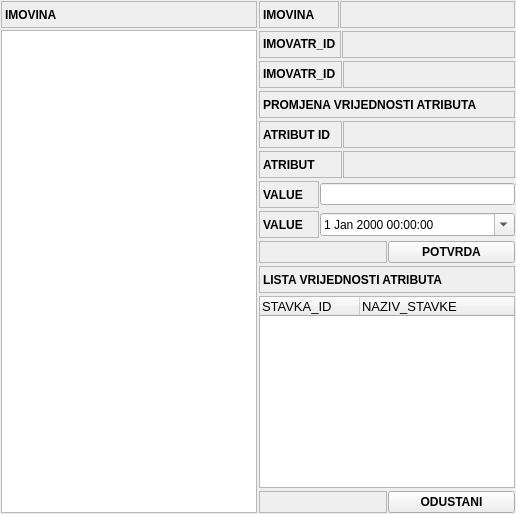
    <widget class="QFrame" name="frame_3">
     <property name="frameShape">
      <enum>QFrame::NoFrame</enum>
     </property>
     <property name="frameShadow">
      <enum>QFrame::Raised</enum>
     </property>
     <layout class="QHBoxLayout" name="horizontalLayout_4">
      <property name="spacing">
       <number>0</number>
      </property>
      <property name="leftMargin">
       <number>0</number>
      </property>
      <property name="topMargin">
       <number>0</number>
      </property>
      <property name="rightMargin">
       <number>0</number>
      </property>
      <property name="bottomMargin">
       <number>0</number>
      </property>
      <item>
       <widget class="QFrame" name="frame">
        <property name="frameShape">
         <enum>QFrame::NoFrame</enum>
        </property>
        <property name="frameShadow">
         <enum>QFrame::Raised</enum>
        </property>
        <layout class="QVBoxLayout" name="verticalLayout_3">
         <property name="spacing">
          <number>0</number>
         </property>
         <property name="leftMargin">
          <number>0</number>
         </property>
         <property name="topMargin">
          <number>0</number>
         </property>
         <property name="rightMargin">
          <number>0</number>
         </property>
         <property name="bottomMargin">
          <number>0</number>
         </property>
         <item>
          <widget class="QFrame" name="frame_10">
           <property name="frameShape">
            <enum>QFrame::NoFrame</enum>
           </property>
           <property name="frameShadow">
            <enum>QFrame::Raised</enum>
           </property>
           <layout class="QHBoxLayout" name="horizontalLayout_11">
            <property name="spacing">
             <number>1</number>
            </property>
            <property name="leftMargin">
             <number>1</number>
            </property>
            <property name="topMargin">
             <number>1</number>
            </property>
            <property name="rightMargin">
             <number>1</number>
            </property>
            <property name="bottomMargin">
             <number>1</number>
            </property>
            <item>
             <widget class="QLabel" name="lblImovinaTitle">
              <property name="sizePolicy">
               <sizepolicy hsizetype="Expanding" vsizetype="Preferred">
                <horstretch>0</horstretch>
                <verstretch>0</verstretch>
               </sizepolicy>
              </property>
              <property name="minimumSize">
               <size>
                <width>0</width>
                <height>27</height>
               </size>
              </property>
              <property name="font">
               <font>
                <weight>75</weight>
                <bold>true</bold>
               </font>
              </property>
              <property name="frameShape">
               <enum>QFrame::StyledPanel</enum>
              </property>
              <property name="text">
               <string>IMOVINA</string>
              </property>
             </widget>
            </item>
           </layout>
          </widget>
         </item>
         <item>
          <widget class="QFrame" name="frame_9">
           <property name="frameShape">
            <enum>QFrame::NoFrame</enum>
           </property>
           <property name="frameShadow">
            <enum>QFrame::Raised</enum>
           </property>
           <layout class="QHBoxLayout" name="horizontalLayout_10">
            <property name="spacing">
             <number>1</number>
            </property>
            <property name="leftMargin">
             <number>1</number>
            </property>
            <property name="topMargin">
             <number>1</number>
            </property>
            <property name="rightMargin">
             <number>1</number>
            </property>
            <property name="bottomMargin">
             <number>1</number>
            </property>
            <item>
             <widget class="QTreeWidget" name="treeImovina">
              <property name="font">
               <font>
                <pointsize>10</pointsize>
               </font>
              </property>
              <attribute name="headerVisible">
               <bool>false</bool>
              </attribute>
              <column>
               <property name="text">
                <string notr="true">1</string>
               </property>
              </column>
             </widget>
            </item>
           </layout>
          </widget>
         </item>
        </layout>
       </widget>
      </item>
      <item>
       <widget class="QFrame" name="frame_2">
        <property name="frameShape">
         <enum>QFrame::NoFrame</enum>
        </property>
        <property name="frameShadow">
         <enum>QFrame::Raised</enum>
        </property>
        <layout class="QVBoxLayout" name="verticalLayout_2">
         <property name="spacing">
          <number>1</number>
         </property>
         <property name="leftMargin">
          <number>0</number>
         </property>
         <property name="topMargin">
          <number>0</number>
         </property>
         <property name="rightMargin">
          <number>0</number>
         </property>
         <property name="bottomMargin">
          <number>0</number>
         </property>
         <item>
          <widget class="QFrame" name="frame_6">
           <property name="sizePolicy">
            <sizepolicy hsizetype="Preferred" vsizetype="Maximum">
             <horstretch>0</horstretch>
             <verstretch>0</verstretch>
            </sizepolicy>
           </property>
           <property name="frameShape">
            <enum>QFrame::NoFrame</enum>
           </property>
           <property name="frameShadow">
            <enum>QFrame::Raised</enum>
           </property>
           <layout class="QHBoxLayout" name="horizontalLayout_18">
            <property name="spacing">
             <number>1</number>
            </property>
            <property name="leftMargin">
             <number>1</number>
            </property>
            <property name="topMargin">
             <number>1</number>
            </property>
            <property name="rightMargin">
             <number>1</number>
            </property>
            <property name="bottomMargin">
             <number>1</number>
            </property>
            <item>
             <widget class="QLabel" name="lblImovinaIdTitle">
              <property name="minimumSize">
               <size>
                <width>80</width>
                <height>27</height>
               </size>
              </property>
              <property name="font">
               <font>
                <weight>75</weight>
                <bold>true</bold>
               </font>
              </property>
              <property name="toolTip">
               <string>Imovina ID</string>
              </property>
              <property name="frameShape">
               <enum>QFrame::StyledPanel</enum>
              </property>
              <property name="text">
               <string>IMOVINA</string>
              </property>
             </widget>
            </item>
            <item>
             <widget class="QLabel" name="lblImovinaId">
              <property name="sizePolicy">
               <sizepolicy hsizetype="Expanding" vsizetype="Preferred">
                <horstretch>0</horstretch>
                <verstretch>0</verstretch>
               </sizepolicy>
              </property>
              <property name="minimumSize">
               <size>
                <width>0</width>
                <height>27</height>
               </size>
              </property>
              <property name="font">
               <font>
                <weight>75</weight>
                <bold>true</bold>
               </font>
              </property>
              <property name="toolTip">
               <string>Imovina ID</string>
              </property>
              <property name="frameShape">
               <enum>QFrame::StyledPanel</enum>
              </property>
              <property name="text">
               <string/>
              </property>
              <property name="textInteractionFlags">
               <set>Qt::LinksAccessibleByMouse|Qt::TextSelectableByMouse</set>
              </property>
             </widget>
            </item>
           </layout>
          </widget>
         </item>
         <item>
          <widget class="QFrame" name="fraImovinaAtributId">
           <property name="frameShape">
            <enum>QFrame::NoFrame</enum>
           </property>
           <property name="frameShadow">
            <enum>QFrame::Raised</enum>
           </property>
           <layout class="QHBoxLayout" name="horizontalLayout_7">
            <property name="spacing">
             <number>1</number>
            </property>
            <property name="leftMargin">
             <number>1</number>
            </property>
            <property name="topMargin">
             <number>1</number>
            </property>
            <property name="rightMargin">
             <number>1</number>
            </property>
            <property name="bottomMargin">
             <number>1</number>
            </property>
            <item>
             <widget class="QLabel" name="lblImovinaAtributIdTitle1">
              <property name="minimumSize">
               <size>
                <width>80</width>
                <height>0</height>
               </size>
              </property>
              <property name="font">
               <font>
                <weight>75</weight>
                <bold>true</bold>
               </font>
              </property>
              <property name="toolTip">
               <string>Imvona Atribut Id</string>
              </property>
              <property name="frameShape">
               <enum>QFrame::StyledPanel</enum>
              </property>
              <property name="text">
               <string>IMOVATR_ID</string>
              </property>
              <property name="textInteractionFlags">
               <set>Qt::LinksAccessibleByMouse|Qt::TextSelectableByMouse</set>
              </property>
             </widget>
            </item>
            <item>
             <widget class="QLabel" name="lblImovAtrID1">
              <property name="sizePolicy">
               <sizepolicy hsizetype="Expanding" vsizetype="Preferred">
                <horstretch>0</horstretch>
                <verstretch>0</verstretch>
               </sizepolicy>
              </property>
              <property name="minimumSize">
               <size>
                <width>60</width>
                <height>27</height>
               </size>
              </property>
              <property name="font">
               <font>
                <weight>75</weight>
                <bold>true</bold>
               </font>
              </property>
              <property name="toolTip">
               <string>Imvona Atribut Id</string>
              </property>
              <property name="frameShape">
               <enum>QFrame::StyledPanel</enum>
              </property>
              <property name="text">
               <string/>
              </property>
              <property name="textInteractionFlags">
               <set>Qt::LinksAccessibleByMouse|Qt::TextSelectableByMouse</set>
              </property>
             </widget>
            </item>
           </layout>
          </widget>
         </item>
         <item>
          <widget class="QFrame" name="fraImovinaAtributDatumId">
           <property name="frameShape">
            <enum>QFrame::NoFrame</enum>
           </property>
           <property name="frameShadow">
            <enum>QFrame::Raised</enum>
           </property>
           <layout class="QHBoxLayout" name="horizontalLayout_9">
            <property name="spacing">
             <number>1</number>
            </property>
            <property name="leftMargin">
             <number>1</number>
            </property>
            <property name="topMargin">
             <number>1</number>
            </property>
            <property name="rightMargin">
             <number>1</number>
            </property>
            <property name="bottomMargin">
             <number>1</number>
            </property>
            <item>
             <widget class="QLabel" name="lblImovinaAtributIdTitle2">
              <property name="minimumSize">
               <size>
                <width>83</width>
                <height>0</height>
               </size>
              </property>
              <property name="font">
               <font>
                <weight>75</weight>
                <bold>true</bold>
               </font>
              </property>
              <property name="frameShape">
               <enum>QFrame::StyledPanel</enum>
              </property>
              <property name="text">
               <string>IMOVATR_ID</string>
              </property>
              <property name="textInteractionFlags">
               <set>Qt::LinksAccessibleByMouse|Qt::TextSelectableByMouse</set>
              </property>
             </widget>
            </item>
            <item>
             <widget class="QLabel" name="lblImovAtrID2">
              <property name="sizePolicy">
               <sizepolicy hsizetype="Expanding" vsizetype="Preferred">
                <horstretch>0</horstretch>
                <verstretch>0</verstretch>
               </sizepolicy>
              </property>
              <property name="minimumSize">
               <size>
                <width>60</width>
                <height>27</height>
               </size>
              </property>
              <property name="font">
               <font>
                <weight>75</weight>
                <bold>true</bold>
               </font>
              </property>
              <property name="toolTip">
               <string>Imvona Atribut Id</string>
              </property>
              <property name="frameShape">
               <enum>QFrame::StyledPanel</enum>
              </property>
              <property name="text">
               <string/>
              </property>
              <property name="textInteractionFlags">
               <set>Qt::LinksAccessibleByMouse|Qt::TextSelectableByMouse</set>
              </property>
             </widget>
            </item>
           </layout>
          </widget>
         </item>
         <item>
          <widget class="QFrame" name="frame_4">
           <property name="frameShape">
            <enum>QFrame::NoFrame</enum>
           </property>
           <property name="frameShadow">
            <enum>QFrame::Raised</enum>
           </property>
           <layout class="QHBoxLayout" name="horizontalLayout_5">
            <property name="spacing">
             <number>1</number>
            </property>
            <property name="leftMargin">
             <number>1</number>
            </property>
            <property name="topMargin">
             <number>1</number>
            </property>
            <property name="rightMargin">
             <number>1</number>
            </property>
            <property name="bottomMargin">
             <number>1</number>
            </property>
            <item>
             <widget class="QLabel" name="lblAtributEditTiltle">
              <property name="sizePolicy">
               <sizepolicy hsizetype="Expanding" vsizetype="Preferred">
                <horstretch>0</horstretch>
                <verstretch>0</verstretch>
               </sizepolicy>
              </property>
              <property name="minimumSize">
               <size>
                <width>0</width>
                <height>27</height>
               </size>
              </property>
              <property name="font">
               <font>
                <weight>75</weight>
                <bold>true</bold>
               </font>
              </property>
              <property name="frameShape">
               <enum>QFrame::StyledPanel</enum>
              </property>
              <property name="text">
               <string>PROMJENA VRIJEDNOSTI ATRIBUTA</string>
              </property>
             </widget>
            </item>
           </layout>
          </widget>
         </item>
         <item>
          <widget class="QFrame" name="fraAtributId">
           <property name="frameShape">
            <enum>QFrame::NoFrame</enum>
           </property>
           <property name="frameShadow">
            <enum>QFrame::Raised</enum>
           </property>
           <layout class="QHBoxLayout" name="horizontalLayout_12">
            <property name="spacing">
             <number>1</number>
            </property>
            <property name="leftMargin">
             <number>1</number>
            </property>
            <property name="topMargin">
             <number>1</number>
            </property>
            <property name="rightMargin">
             <number>1</number>
            </property>
            <property name="bottomMargin">
             <number>1</number>
            </property>
            <item>
             <widget class="QLabel" name="lblAtributIdTitle">
              <property name="minimumSize">
               <size>
                <width>83</width>
                <height>0</height>
               </size>
              </property>
              <property name="font">
               <font>
                <weight>75</weight>
                <bold>true</bold>
               </font>
              </property>
              <property name="toolTip">
               <string>Atribut ID</string>
              </property>
              <property name="frameShape">
               <enum>QFrame::StyledPanel</enum>
              </property>
              <property name="text">
               <string>ATRIBUT ID</string>
              </property>
             </widget>
            </item>
            <item>
             <widget class="QLabel" name="lblAtributId">
              <property name="sizePolicy">
               <sizepolicy hsizetype="Expanding" vsizetype="Preferred">
                <horstretch>0</horstretch>
                <verstretch>0</verstretch>
               </sizepolicy>
              </property>
              <property name="minimumSize">
               <size>
                <width>60</width>
                <height>27</height>
               </size>
              </property>
              <property name="font">
               <font>
                <weight>75</weight>
                <bold>true</bold>
               </font>
              </property>
              <property name="toolTip">
               <string>Atribut ID</string>
              </property>
              <property name="frameShape">
               <enum>QFrame::StyledPanel</enum>
              </property>
              <property name="text">
               <string/>
              </property>
              <property name="textInteractionFlags">
               <set>Qt::LinksAccessibleByMouse|Qt::TextSelectableByMouse</set>
              </property>
             </widget>
            </item>
           </layout>
          </widget>
         </item>
         <item>
          <widget class="QFrame" name="fraAtributNaziv">
           <property name="frameShape">
            <enum>QFrame::NoFrame</enum>
           </property>
           <property name="frameShadow">
            <enum>QFrame::Raised</enum>
           </property>
           <layout class="QHBoxLayout" name="horizontalLayout_13">
            <property name="spacing">
             <number>1</number>
            </property>
            <property name="leftMargin">
             <number>1</number>
            </property>
            <property name="topMargin">
             <number>1</number>
            </property>
            <property name="rightMargin">
             <number>1</number>
            </property>
            <property name="bottomMargin">
             <number>1</number>
            </property>
            <item>
             <widget class="QLabel" name="lblAtributTitle">
              <property name="sizePolicy">
               <sizepolicy hsizetype="Preferred" vsizetype="Preferred">
                <horstretch>0</horstretch>
                <verstretch>0</verstretch>
               </sizepolicy>
              </property>
              <property name="minimumSize">
               <size>
                <width>83</width>
                <height>27</height>
               </size>
              </property>
              <property name="font">
               <font>
                <weight>75</weight>
                <bold>true</bold>
               </font>
              </property>
              <property name="frameShape">
               <enum>QFrame::StyledPanel</enum>
              </property>
              <property name="text">
               <string>ATRIBUT</string>
              </property>
             </widget>
            </item>
            <item>
             <widget class="QLabel" name="lblAtribut">
              <property name="sizePolicy">
               <sizepolicy hsizetype="Expanding" vsizetype="Preferred">
                <horstretch>0</horstretch>
                <verstretch>0</verstretch>
               </sizepolicy>
              </property>
              <property name="minimumSize">
               <size>
                <width>60</width>
                <height>27</height>
               </size>
              </property>
              <property name="font">
               <font>
                <weight>75</weight>
                <bold>true</bold>
               </font>
              </property>
              <property name="toolTip">
               <string>Atribut naziv.</string>
              </property>
              <property name="frameShape">
               <enum>QFrame::StyledPanel</enum>
              </property>
              <property name="text">
               <string/>
              </property>
              <property name="textInteractionFlags">
               <set>Qt::LinksAccessibleByMouse|Qt::TextSelectableByMouse</set>
              </property>
             </widget>
            </item>
           </layout>
          </widget>
         </item>
         <item>
          <widget class="QFrame" name="fraAtributEdit">
           <property name="frameShape">
            <enum>QFrame::NoFrame</enum>
           </property>
           <property name="frameShadow">
            <enum>QFrame::Raised</enum>
           </property>
           <layout class="QHBoxLayout" name="horizontalLayout_15">
            <property name="spacing">
             <number>1</number>
            </property>
            <property name="leftMargin">
             <number>1</number>
            </property>
            <property name="topMargin">
             <number>1</number>
            </property>
            <property name="rightMargin">
             <number>1</number>
            </property>
            <property name="bottomMargin">
             <number>1</number>
            </property>
            <item>
             <widget class="QLabel" name="lblValueEditTitle">
              <property name="sizePolicy">
               <sizepolicy hsizetype="Maximum" vsizetype="Preferred">
                <horstretch>0</horstretch>
                <verstretch>0</verstretch>
               </sizepolicy>
              </property>
              <property name="minimumSize">
               <size>
                <width>60</width>
                <height>27</height>
               </size>
              </property>
              <property name="font">
               <font>
                <weight>75</weight>
                <bold>true</bold>
               </font>
              </property>
              <property name="frameShape">
               <enum>QFrame::StyledPanel</enum>
              </property>
              <property name="text">
               <string>VALUE</string>
              </property>
             </widget>
            </item>
            <item>
             <widget class="QLineEdit" name="txtAtribut">
              <property name="sizePolicy">
               <sizepolicy hsizetype="Preferred" vsizetype="Fixed">
                <horstretch>0</horstretch>
                <verstretch>0</verstretch>
               </sizepolicy>
              </property>
              <property name="font">
               <font>
                <weight>75</weight>
                <bold>true</bold>
               </font>
              </property>
             </widget>
            </item>
           </layout>
          </widget>
         </item>
         <item>
          <widget class="QFrame" name="fraAtributDate">
           <property name="frameShape">
            <enum>QFrame::NoFrame</enum>
           </property>
           <property name="frameShadow">
            <enum>QFrame::Raised</enum>
           </property>
           <layout class="QHBoxLayout" name="horizontalLayout_14">
            <property name="spacing">
             <number>1</number>
            </property>
            <property name="leftMargin">
             <number>1</number>
            </property>
            <property name="topMargin">
             <number>1</number>
            </property>
            <property name="rightMargin">
             <number>1</number>
            </property>
            <property name="bottomMargin">
             <number>1</number>
            </property>
            <item>
             <widget class="QLabel" name="lblAtributDateEditTitle">
              <property name="sizePolicy">
               <sizepolicy hsizetype="Maximum" vsizetype="Preferred">
                <horstretch>0</horstretch>
                <verstretch>0</verstretch>
               </sizepolicy>
              </property>
              <property name="minimumSize">
               <size>
                <width>60</width>
                <height>27</height>
               </size>
              </property>
              <property name="font">
               <font>
                <weight>75</weight>
                <bold>true</bold>
               </font>
              </property>
              <property name="frameShape">
               <enum>QFrame::StyledPanel</enum>
              </property>
              <property name="text">
               <string>VALUE</string>
              </property>
             </widget>
            </item>
            <item>
             <widget class="QDateTimeEdit" name="dateAtributDate">
              <property name="sizePolicy">
               <sizepolicy hsizetype="Expanding" vsizetype="Fixed">
                <horstretch>0</horstretch>
                <verstretch>0</verstretch>
               </sizepolicy>
              </property>
              <property name="buttonSymbols">
               <enum>QAbstractSpinBox::PlusMinus</enum>
              </property>
              <property name="calendarPopup">
               <bool>true</bool>
              </property>
             </widget>
            </item>
           </layout>
          </widget>
         </item>
         <item>
          <widget class="QFrame" name="frame_18">
           <property name="frameShape">
            <enum>QFrame::NoFrame</enum>
           </property>
           <property name="frameShadow">
            <enum>QFrame::Raised</enum>
           </property>
           <layout class="QHBoxLayout" name="horizontalLayout_16">
            <property name="spacing">
             <number>1</number>
            </property>
            <property name="leftMargin">
             <number>1</number>
            </property>
            <property name="topMargin">
             <number>1</number>
            </property>
            <property name="rightMargin">
             <number>1</number>
            </property>
            <property name="bottomMargin">
             <number>1</number>
            </property>
            <item>
             <widget class="QLabel" name="label_9">
              <property name="frameShape">
               <enum>QFrame::StyledPanel</enum>
              </property>
              <property name="text">
               <string/>
              </property>
             </widget>
            </item>
            <item>
             <widget class="QPushButton" name="btnPotvrda">
              <property name="font">
               <font>
                <weight>75</weight>
                <bold>true</bold>
               </font>
              </property>
              <property name="cursor">
               <cursorShape>PointingHandCursor</cursorShape>
              </property>
              <property name="text">
               <string>POTVRDA</string>
              </property>
              <property name="icon">
               <iconset resource="../../resources/DonatForm.qrc">
                <normaloff>:/InDonat/Forms/images/OK.gif</normaloff>:/InDonat/Forms/images/OK.gif</iconset>
              </property>
             </widget>
            </item>
           </layout>
           <zorder>btnPotvrda</zorder>
           <zorder>label_9</zorder>
          </widget>
         </item>
         <item>
          <widget class="QFrame" name="frame_5">
           <property name="frameShape">
            <enum>QFrame::NoFrame</enum>
           </property>
           <property name="frameShadow">
            <enum>QFrame::Raised</enum>
           </property>
           <layout class="QHBoxLayout" name="horizontalLayout_6">
            <property name="spacing">
             <number>1</number>
            </property>
            <property name="leftMargin">
             <number>1</number>
            </property>
            <property name="topMargin">
             <number>1</number>
            </property>
            <property name="rightMargin">
             <number>1</number>
            </property>
            <property name="bottomMargin">
             <number>1</number>
            </property>
            <item>
             <widget class="QLabel" name="lblListaVrijdenostiAtributaTitle">
              <property name="sizePolicy">
               <sizepolicy hsizetype="Expanding" vsizetype="Preferred">
                <horstretch>0</horstretch>
                <verstretch>0</verstretch>
               </sizepolicy>
              </property>
              <property name="minimumSize">
               <size>
                <width>0</width>
                <height>27</height>
               </size>
              </property>
              <property name="font">
               <font>
                <weight>75</weight>
                <bold>true</bold>
               </font>
              </property>
              <property name="frameShape">
               <enum>QFrame::StyledPanel</enum>
              </property>
              <property name="text">
               <string>LISTA VRIJEDNOSTI ATRIBUTA</string>
              </property>
             </widget>
            </item>
           </layout>
          </widget>
         </item>
         <item>
          <widget class="QFrame" name="frame_7">
           <property name="frameShape">
            <enum>QFrame::NoFrame</enum>
           </property>
           <property name="frameShadow">
            <enum>QFrame::Raised</enum>
           </property>
           <layout class="QHBoxLayout" name="horizontalLayout_8">
            <property name="spacing">
             <number>1</number>
            </property>
            <property name="leftMargin">
             <number>1</number>
            </property>
            <property name="topMargin">
             <number>1</number>
            </property>
            <property name="rightMargin">
             <number>1</number>
            </property>
            <property name="bottomMargin">
             <number>1</number>
            </property>
            <item>
             <widget class="QTreeWidget" name="treeListaVrijesnostiAtributa">
              <property name="font">
               <font>
                <pointsize>10</pointsize>
               </font>
              </property>
              <attribute name="headerVisible">
               <bool>true</bool>
              </attribute>
              <column>
               <property name="text">
                <string notr="true">STAVKA_ID</string>
               </property>
              </column>
              <column>
               <property name="text">
                <string>NAZIV_STAVKE</string>
               </property>
              </column>
             </widget>
            </item>
           </layout>
          </widget>
         </item>
         <item>
          <widget class="QFrame" name="frame_19">
           <property name="frameShape">
            <enum>QFrame::NoFrame</enum>
           </property>
           <property name="frameShadow">
            <enum>QFrame::Raised</enum>
           </property>
           <layout class="QHBoxLayout" name="horizontalLayout_17">
            <property name="spacing">
             <number>1</number>
            </property>
            <property name="leftMargin">
             <number>1</number>
            </property>
            <property name="topMargin">
             <number>1</number>
            </property>
            <property name="rightMargin">
             <number>1</number>
            </property>
            <property name="bottomMargin">
             <number>1</number>
            </property>
            <item>
             <widget class="QLabel" name="label_10">
              <property name="frameShape">
               <enum>QFrame::StyledPanel</enum>
              </property>
              <property name="text">
               <string/>
              </property>
             </widget>
            </item>
            <item>
             <widget class="QPushButton" name="btnOdustani">
              <property name="font">
               <font>
                <weight>75</weight>
                <bold>true</bold>
               </font>
              </property>
              <property name="cursor">
               <cursorShape>PointingHandCursor</cursorShape>
              </property>
              <property name="text">
               <string>ODUSTANI</string>
              </property>
              <property name="icon">
               <iconset resource="../../resources/DonatForm.qrc">
                <normaloff>:/InDonat/Forms/images/CLOSE.GIF</normaloff>:/InDonat/Forms/images/CLOSE.GIF</iconset>
              </property>
             </widget>
            </item>
           </layout>
          </widget>
         </item>
        </layout>
       </widget>
      </item>
     </layout>
    </widget>
